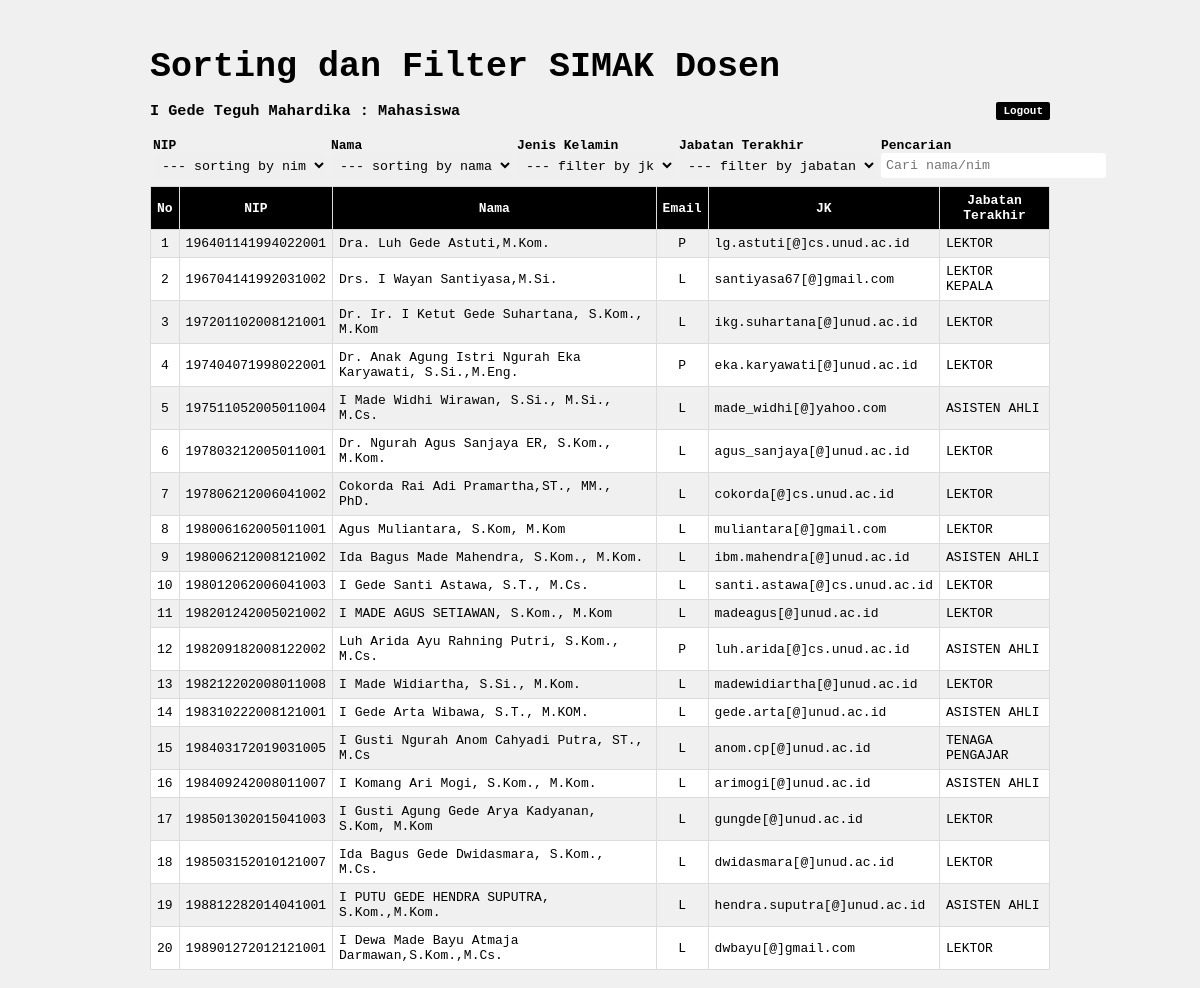
/dosen.php (signed in), run on the app's committed database.
### tables this page shows
CREATE TABLE `user` (
  `Username` varchar(50) NOT NULL,
  `Pwd` varchar(20) NOT NULL,
  `Nama` varchar(100) NOT NULL,
  `Otoritas` enum('Dosen','Mahasiswa') NOT NULL
);

CREATE TABLE `dosen` (
  `nip` varchar(30) NOT NULL,
  `nama` varchar(100) DEFAULT NULL,
  `email` varchar(50) DEFAULT NULL,
  `jk` enum('P','L') DEFAULT NULL,
  `jabatan_terakhir` varchar(20) DEFAULT NULL
);

### dosen.php (the view, shortened to what this page needs)
<html>
    <head>
        <link type="text/css" rel="stylesheet" href="css/style.css">
    </head>
    <body>
        <div class="container">
            <h2>Sorting dan Filter SIMAK Dosen</h2>
            <?php
                include "koneksi.php";
                $User=$_SESSION['Username'];
                $kode=mysqli_query($koneksi,"select * from user where Username = '$User'");
                $data=mysqli_fetch_array($kode);
            ?>
            <h3 style="color: black"><?php echo $data['Nama']; ?> : <?php echo $data['Otoritas']; ?>
              <a href="logout.php" style="float: right;">Logout</a>
            </h3>
            <table width="100%" style="color:#fff; margin-top:5px;">
                <tr>
                    <td>
                        <b>NIP</b>
                        <select id="nip" class="input-form">
                            <option value="asc">--- sorting by nim</option>
                        </select>
                    </td>
                    <td>
                        <b>Nama</b>
                        <select id="nama" class="input-form">
                            <option value="asc">--- sorting by nama</option>
                        </select>
                    </td>
                    <td>
                        <b>Jenis Kelamin</b>
                        <select id="jk" class="input-form">
                            <option value="all">--- filter by jk</option>
                        </select>
                    </td>
                    <td>
                        <b>Jabatan Terakhir</b>
                        <select id="jabatan" class="input-form">
                            <option value="all">--- filter by jabatan</option>
                        </select>
                    </td>
                    <td>
                        <b>Pencarian</b>
                        <input type="text" class="input-form" id="cari" style="width:225px;" placeholder="Cari nama/nim">
                    </td>
                </tr>
            </table>
            <table border="1" width="100%" class="tabel" style="margin-top:5px">
                <thead>
                <tr>
                    <th>No</th>
                    <th>NIP</th>
                    <th>Nama</th>
                    <th>Email</th>
                    <th>JK</th>
                    <th>Jabatan Terakhir</th>
                </tr>
                </thead>
                <tbody id="tabel">
                <?php
                    include "koneksi.php";
                    $query_mysqli = mysqli_query($koneksi, "SELECT * FROM dosen")or die(mysql_error());
                    $nomor = 1;
                    while($data = mysqli_fetch_array($query_mysqli)){
                ?>
                <tr>
                    <td align="center"><?php echo $nomor++; ?></td>
                    <td><?php echo $data['nip']; ?></td>
                    <td><?php echo $data['nama']; ?></td>
                    <td align="center"><?php echo $data['jk']; ?></td>
                    <td><?php echo $data['email']; ?></td>
                    <td><?php echo $data['jabatan_terakhir']; ?></td>
                </tr>
                <?php } ?>
                </tbody>
            </table>
        </div>
    </body>
</html>

### css/style.css (style rules this page uses)
* { font-family: monospace; }
body { background-color:#f0f0f0; }
.container { height: auto; padding: 10px; width: 900px; color: #fff; margin: auto; }
h2 { font-size: 35px; font-weight: bold; margin-bottom: 5px; color: black; }
.input-form { height: 25px; padding: 5px; border: none; border-radius: 3px; }
.tabel { border-collapse: collapse; }
.tabel, .tabel th, .tabel td { border: 1px solid gainsboro; padding: 6px; }
.tabel th { background-color:#000000; color: #fff; }
.tabel tr:nth-child(odd) { background-color: #f0f0 ; }
.tabel tr:nth-child(even) { background-color: #FFF ; }
a { text-decoration: none; color: white; background-color: #000000; padding: 3px; border-radius: 2px; font-size: 11px; font-weight: bold; padding: 3px 7px 3px 7px; }
b { color: black; }

### data on the page
user: Nama "I Gede Teguh Mahardika", Otoritas "Mahasiswa"
dosen: nip "196401141994022001", nama "Dra. Luh Gede Astuti,M.Kom.", jk "P", email "lg.astuti[@]cs.unud.ac.id", jabatan_terakhir "LEKTOR"
dosen: nip "196704141992031002", nama "Drs. I Wayan Santiyasa,M.Si.", jk "L", email "santiyasa67[@]gmail.com", jabatan_terakhir "LEKTOR KEPALA"
dosen: nip "197201102008121001", nama "Dr. Ir. I Ketut Gede Suhartana, S.Kom., M.Kom", jk "L", email "ikg.suhartana[@]unud.ac.id", jabatan_terakhir "LEKTOR"
dosen: nip "197404071998022001", nama "Dr. Anak Agung Istri Ngurah Eka Karyawati, S.Si.,M.Eng.", jk "P", email "eka.karyawati[@]unud.ac.id", jabatan_terakhir "LEKTOR"
dosen: nip "197511052005011004", nama "I Made Widhi Wirawan, S.Si., M.Si., M.Cs.", jk "L", email "made_widhi[@]yahoo.com", jabatan_terakhir "ASISTEN AHLI"
dosen: nip "197803212005011001", nama "Dr. Ngurah Agus Sanjaya ER, S.Kom., M.Kom.", jk "L", email "agus_sanjaya[@]unud.ac.id", jabatan_terakhir "LEKTOR"
dosen: nip "197806212006041002", nama "Cokorda Rai Adi Pramartha,ST., MM., PhD.", jk "L", email "cokorda[@]cs.unud.ac.id", jabatan_terakhir "LEKTOR"
dosen: nip "198006162005011001", nama "Agus Muliantara, S.Kom, M.Kom", jk "L", email "muliantara[@]gmail.com", jabatan_terakhir "LEKTOR"
dosen: nip "198006212008121002", nama "Ida Bagus Made Mahendra, S.Kom., M.Kom.", jk "L", email "ibm.mahendra[@]unud.ac.id", jabatan_terakhir "ASISTEN AHLI"
dosen: nip "198012062006041003", nama "I Gede Santi Astawa, S.T., M.Cs.", jk "L", email "santi.astawa[@]cs.unud.ac.id", jabatan_terakhir "LEKTOR"
dosen: nip "198201242005021002", nama "I MADE AGUS SETIAWAN, S.Kom., M.Kom", jk "L", email "madeagus[@]unud.ac.id", jabatan_terakhir "LEKTOR"
dosen: nip "198209182008122002", nama "Luh Arida Ayu Rahning Putri, S.Kom., M.Cs.", jk "P", email "luh.arida[@]cs.unud.ac.id", jabatan_terakhir "ASISTEN AHLI"
dosen: nip "198212202008011008", nama "I Made Widiartha, S.Si., M.Kom.", jk "L", email "madewidiartha[@]unud.ac.id", jabatan_terakhir "LEKTOR"
dosen: nip "198310222008121001", nama "I Gede Arta Wibawa, S.T., M.KOM.", jk "L", email "gede.arta[@]unud.ac.id", jabatan_terakhir "ASISTEN AHLI"
dosen: nip "198403172019031005", nama "I Gusti Ngurah Anom Cahyadi Putra, ST., M.Cs", jk "L", email "anom.cp[@]unud.ac.id", jabatan_terakhir "TENAGA PENGAJAR"
dosen: nip "198409242008011007", nama "I Komang Ari Mogi, S.Kom., M.Kom.", jk "L", email "arimogi[@]unud.ac.id", jabatan_terakhir "ASISTEN AHLI"
dosen: nip "198501302015041003", nama "I Gusti Agung Gede Arya Kadyanan, S.Kom, M.Kom", jk "L", email "gungde[@]unud.ac.id", jabatan_terakhir "LEKTOR"
dosen: nip "198503152010121007", nama "Ida Bagus Gede Dwidasmara, S.Kom., M.Cs.", jk "L", email "dwidasmara[@]unud.ac.id", jabatan_terakhir "LEKTOR"
dosen: nip "198812282014041001", nama "I PUTU GEDE HENDRA SUPUTRA, S.Kom.,M.Kom.", jk "L", email "hendra.suputra[@]unud.ac.id", jabatan_terakhir "ASISTEN AHLI"
dosen: nip "198901272012121001", nama "I Dewa Made Bayu Atmaja Darmawan,S.Kom.,M.Cs.", jk "L", email "dwbayu[@]gmail.com", jabatan_terakhir "LEKTOR"
